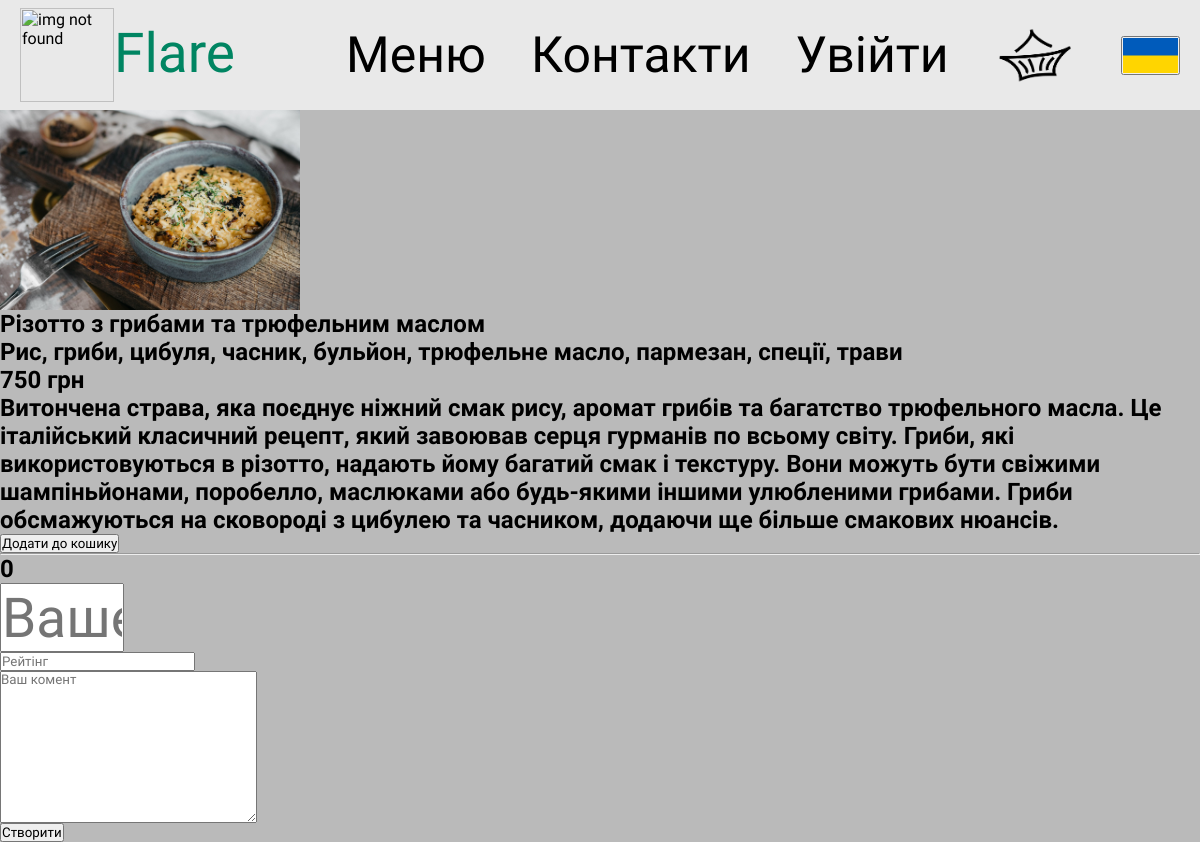
Page /menu/1 on the committed database.
### menu_app/models.py (models this page shows)
class Product(models.Model):
    name = models.CharField(max_length=255)
    ingredients = models.TextField()
    description = models.TextField()
    price = models.IntegerField()
    image = models.ImageField(upload_to='images/%Y')

### menu_app/views.py (the view, shortened to what this page needs)
# urls.py: path('menu/<product_pk>', show_product, name='product'),
def show_product(request, product_pk):
    product = get_object_or_404(Product, pk=product_pk)
    comments = Comment.objects.filter(product_id=product_pk)
    comment_amount = 0
    comment_rating = 0
    for comment in comments:
        comment_rating += comment.rating
        comment_amount += 1
    try:
        final_rating = comment_rating/comment_amount
    except:
        final_rating = 0
    return render(request, "product.html", context = {'product': product, 'comments': comments, 'final_rating': round(final_rating, 1)})

### menu_app/templates/product.html (shortened to what this page needs)
{% extends 'base/base.html' %}
{% load static %}
{% block style %} <link rel="stylesheet" href="{% static 'css/product.css' %}"> {% endblock %}
{% block content %}
    <div class="content">
        <form method="post">
            <img src="{{ product.image.url }}" width="300px">
            <h2>{{ product.name }}</h2>
            <h2>{{ product.ingredients }}</h2>
            <h2>{{ product.price }} грн</h2>
            <h2>{{ product.description }}</h2>
            <input class="add_to_cart" type="submit" name="button" value="Додати до кошику">
            <hr>
            <h2>{{ final_rating }}</h2>
        </form>
        <div class="add_comment">
            <form method="post">
                <p><input class="name" type="text" placeholder="Ваше ім'я" name="username" required></p>
                <p><input class="rating" type="text" placeholder="Рейтінг" name="rating" required></p>
                <p><textarea class="comment" placeholder="Ваш комент" name="review" cols="30" rows="10" required></textarea></p>
                <p><input type="submit" value="Створити" ></p>
            </form>
        </div>
    </div>
{% endblock %}

### main_page/static/css/base.css (style rules this page uses)
* { margin: 0; padding: 0; box-sizing: border-box; font-family: 'Marck Script', cursive; }
.name { width: 124px; height: 69px; font-family: 'Marck Script'; font-weight: 400; font-size: 55px; color: #008562; }

### menu_app/static/css/product.css (style rules this page uses)
* { margin: 0; padding: 0; box-sizing: border-box; font-family: 'Marck Script', cursive; }
.content { padding: 110px 0px 0px; }

### rows in the picture
Product: image (picture), name "Різотто з грибами та трюфельним маслом", ingredients "Рис, гриби, цибуля, часник, бульйон, трюфельне масло, пармезан, спеції, трави", price "750", description "Витончена страва, яка поєднує ніжний смак рису, аромат грибів та багатство трюфельного масла. Це італійський класичний рецепт, який завоював серця гурманів по всьому світу. Гриби, які використовуються в різотто, надають йому багатий смак і текстуру. Вони можуть бути свіжими шампіньйонами, поробелло, маслюками або будь-якими іншими улюбленими грибами. Гриби обсмажуються на сковороді з цибулею та часником, додаючи ще більше смакових нюансів."

### other values in the picture
{{ final_rating }} "0"
